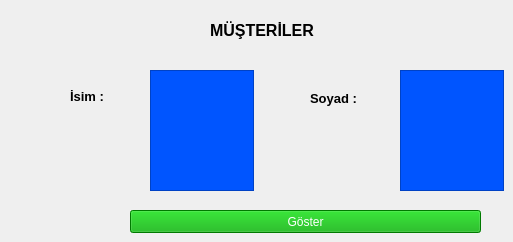
   <widget class="QWidget" name="Musteriler_tab">
    <attribute name="title">
     <string>Müşteriler</string>
    </attribute>
    <widget class="QLabel" name="musteriler_baslik">
     <property name="geometry">
      <rect>
       <x>210</x>
       <y>10</y>
       <width>171</width>
       <height>41</height>
      </rect>
     </property>
     <property name="font">
      <font>
       <pointsize>12</pointsize>
       <weight>75</weight>
       <bold>true</bold>
      </font>
     </property>
     <property name="text">
      <string>MÜŞTERİLER</string>
     </property>
    </widget>
    <widget class="QLabel" name="isim_label_musteri">
     <property name="geometry">
      <rect>
       <x>70</x>
       <y>90</y>
       <width>47</width>
       <height>13</height>
      </rect>
     </property>
     <property name="font">
      <font>
       <pointsize>10</pointsize>
       <weight>75</weight>
       <bold>true</bold>
      </font>
     </property>
     <property name="text">
      <string>İsim :</string>
     </property>
    </widget>
    <widget class="QLabel" name="soyisim_label_musteri">
     <property name="geometry">
      <rect>
       <x>310</x>
       <y>90</y>
       <width>61</width>
       <height>16</height>
      </rect>
     </property>
     <property name="font">
      <font>
       <pointsize>10</pointsize>
       <weight>75</weight>
       <bold>true</bold>
      </font>
     </property>
     <property name="text">
      <string>Soyad : </string>
     </property>
    </widget>
    <widget class="QPushButton" name="musteriler_buton_goster">
     <property name="geometry">
      <rect>
       <x>130</x>
       <y>210</y>
       <width>351</width>
       <height>23</height>
      </rect>
     </property>
     <property name="styleSheet">
      <string notr="true">background-color: rgb(0, 170, 0);
font: 87 8pt &quot;Arial Black&quot;;
color: rgb(255, 255, 255);</string>
     </property>
     <property name="text">
      <string>Göster</string>
     </property>
    </widget>
    <widget class="QTextEdit" name="musteriler_soyad_text_edit">
     <property name="geometry">
      <rect>
       <x>400</x>
       <y>70</y>
       <width>104</width>
       <height>121</height>
      </rect>
     </property>
     <property name="styleSheet">
      <string notr="true">background-color: rgb(0, 85, 255);
font: 75 8pt &quot;MS Shell Dlg 2&quot;;
color: rgb(255, 255, 255);</string>
     </property>
     <property name="html">
      <string>&lt;!DOCTYPE HTML PUBLIC &quot;-//W3C//DTD HTML 4.0//EN&quot; &quot;http://www.w3.org/TR/REC-html40/strict.dtd&quot;&gt;
&lt;html&gt;&lt;head&gt;&lt;meta name=&quot;qrichtext&quot; content=&quot;1&quot; /&gt;&lt;style type=&quot;text/css&quot;&gt;
p, li { white-space: pre-wrap; }
&lt;/style&gt;&lt;/head&gt;&lt;body style=&quot; font-family:'MS Shell Dlg 2'; font-size:8pt; font-weight:72; font-style:normal;&quot;&gt;
&lt;p align=&quot;center&quot; style=&quot;-qt-paragraph-type:empty; margin-top:0px; margin-bottom:0px; margin-left:0px; margin-right:0px; -qt-block-indent:0; text-indent:0px; font-size:8.25pt; font-weight:400;&quot;&gt;&lt;br /&gt;&lt;/p&gt;&lt;/body&gt;&lt;/html&gt;</string>
     </property>
    </widget>
    <widget class="QTextEdit" name="musteriler_isim_text_edit">
     <property name="geometry">
      <rect>
       <x>150</x>
       <y>70</y>
       <width>104</width>
       <height>121</height>
      </rect>
     </property>
     <property name="styleSheet">
      <string notr="true">background-color: rgb(0, 85, 255);
font: 75 8pt &quot;MS Shell Dlg 2&quot;;
color: rgb(255, 255, 255);</string>
     </property>
     <property name="html">
      <string>&lt;!DOCTYPE HTML PUBLIC &quot;-//W3C//DTD HTML 4.0//EN&quot; &quot;http://www.w3.org/TR/REC-html40/strict.dtd&quot;&gt;
&lt;html&gt;&lt;head&gt;&lt;meta name=&quot;qrichtext&quot; content=&quot;1&quot; /&gt;&lt;style type=&quot;text/css&quot;&gt;
p, li { white-space: pre-wrap; }
&lt;/style&gt;&lt;/head&gt;&lt;body style=&quot; font-family:'MS Shell Dlg 2'; font-size:8pt; font-weight:72; font-style:normal;&quot;&gt;
&lt;p align=&quot;center&quot; style=&quot;-qt-paragraph-type:empty; margin-top:0px; margin-bottom:0px; margin-left:0px; margin-right:0px; -qt-block-indent:0; text-indent:0px; font-size:8.25pt; font-weight:400;&quot;&gt;&lt;br /&gt;&lt;/p&gt;&lt;/body&gt;&lt;/html&gt;</string>
     </property>
    </widget>
   </widget>
